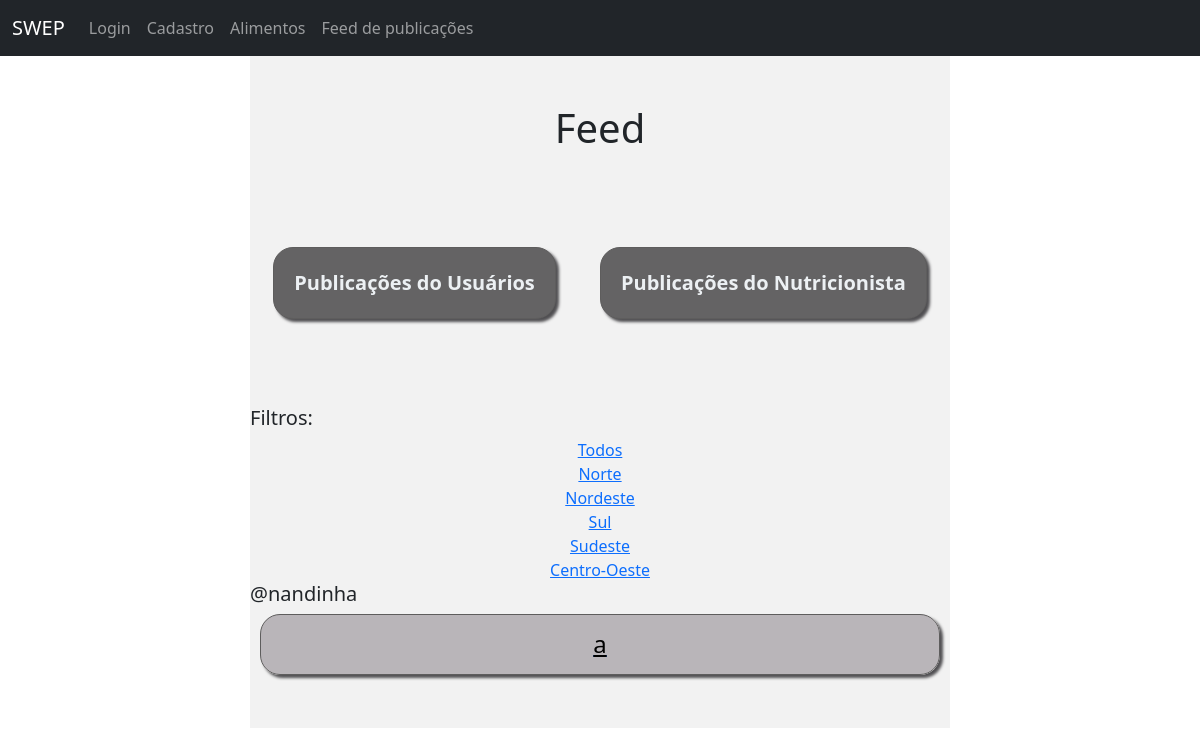
Before: /feed/ with the older database file.
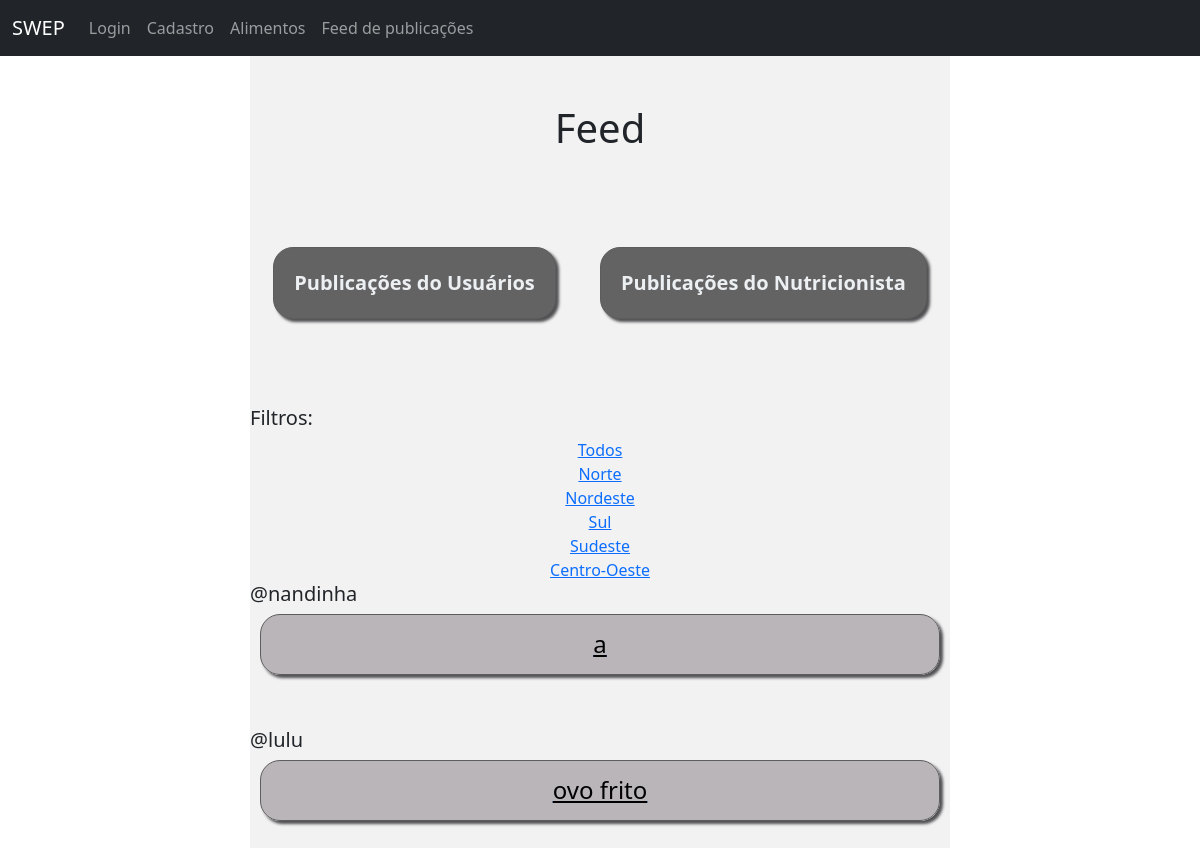
After: the same page with the newer database file.
### swepApp/models.py (models this page shows, shortened)
class Recipe(models.Model):
    titulo = models.CharField(max_length=50)
    ingredientes = models.CharField(max_length=500)
    modoPreparo = models.TextField()
    author = models.ForeignKey(UserSwep, on_delete=models.CASCADE)
    Norte = 'Norte'
    Nordeste = 'Nordeste'
    CentroOeste = 'Centro-Oeste'
    Sul = 'Sul'
    Sudeste = 'Sudeste'
    regiaoEnum = [
        (Norte, 'Norte'),
        (Nordeste, 'Nordeste'),
        (CentroOeste, 'Centro-Oeste'),
        (Sul, 'Sul'),
        (Sudeste, 'Sudeste'),
    ]
    regiao = models.CharField(
        max_length=15,
        choices= regiaoEnum,
        null=True)

class UserSwep(AbstractUser):
    pass

### swepApp/views.py (the view)
# urls.py: path('feed/', FeedView, name='feed'),
def FeedView(request):
    if request.GET.get('q') != None:
        q = request.GET.get('q')
    else:
        q = ''
    regioes = ['Norte', 'Nordeste', 'Sul', 'Sudeste', 'Centro-Oeste']
    posts = Recipe.objects.filter(regiao__contains=q)
    return render(request, 'feed.html',  {'posts': posts, 'regioes': regioes})

### swepApp/templates/feed.html (shortened to what this page needs)
<!doctype html>
<html lang="pt-br">
  <head>
    <link href="https://cdn.jsdelivr.net/npm/bootstrap@5.2.1/dist/css/bootstrap.min.css"
          rel="stylesheet"
>
          {% include 'navbar.html' %}
  </head>
  <body>
    {% block 'content' %}
    <div class='feed'>
    <h1>Feed</h1></br></br></br>
    <a href='#'><button class="bd">Publicações do Usuários</button></a>
    <a href='#' class="bd"><button>Publicações do Nutricionista</button></a></br></br></br></br>
    <div class = 'feedreceitas'>
      <h3>Filtros:</h3>
      <a href="{% url 'feed'%}">Todos <br></a>
      {% for regiao in regioes %}
      <a href="{% url 'feed'%}?q={{regiao}}">{{regiao}} <br></a>
      {% endfor %}
      {% for recipe in posts %}
        <h3>@{{recipe.author}}</h3>
        <a href="{% url 'Receita' recipe.id %}"><h4>{{recipe.titulo}} </h4></a></br></br>
      {% endfor %}
    {% endblock %}
    </div>
  </body>
</html>

### swepApp/templates/navbar.html (shortened to what this page needs)
<nav class="navbar navbar-expand-lg navbar-dark bg-dark">
  <div class="container-fluid">
    <a class="navbar-brand ml-3" href="/">SWEP</a>
    <div class="collapse navbar-collapse" id="navbarSupportedContent">
      <ul class="navbar-nav mr-auto">
        {% if request.user.is_authenticated %}
        <li class="nav-item">
          <a class="nav-link" href="#">@{{ user.get_username }}</a>
          <li class="nav-item">
            <a class="nav-link" href="/logout/">Logout</a>
          </li>
          <li class="nav-item">
            <a class="nav-link" href="/newRecipe/">Nova receita</a>
          </li>
          <li class="nav-item">
            <a class="nav-link" href="/indicacoesNutricionais/">Nova indicação nutricional</a>
        {% else %}
          <li class="nav-item">
            <a class="nav-link" href="/login/">Login</a>
          </li>
          <li class="nav-item">
            <a class="nav-link" href="/cadastro/">Cadastro</a>
          </li>
        {% endif %}
      <li class="nav-item">
        <a class="nav-link" href="/alimentos/">Alimentos</a>
      </li>
    <li class="nav-item">
      <a class="nav-link" href="/feed/">Feed de publicações</a>
    </li>
      </div>
    </div>
  </nav>

### swepApp/templates/feed.html (style rules this page uses)
.feed { clear: both; background: rgba(204, 204, 204, 0.253); width: 700px; text-align: center; margin-left: auto; margin-right: auto; margin: auto; }
body { text-align: center; }
button { display: inline-block; text-align: center; padding: 20px; margin: 15px 20px; font-size: 20px; font-weight: 600; color:rgb(236, 240, 243); border-radius: 20px; border: 1px solid rgb(94, 93, 93); box-shadow: 3px 3px 3px rgb(80, 79, 82); background-color: rgb(100, 99, 100); }
h3 { display: flex; justify-content: start; font-size: 20px; }
h4 { margin: 5px 10px; padding-top: 15px; padding-bottom: 15px; border-radius: 20px; border: 1px solid rgb(94, 93, 93); box-shadow: 3px 3px 3px rgb(80, 79, 82); background-color: rgba(179, 174, 179, 0.897); text-decoration: none; color: black; text-decoration: underline; }

Changed rows visible on the page:
added Recipe: author "lulu", titulo "ovo frito"
